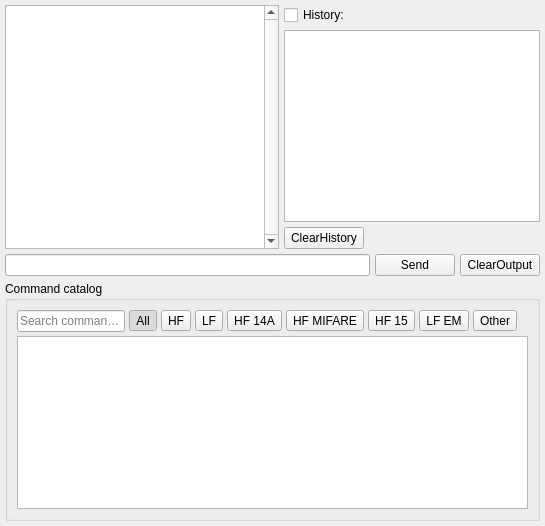
      <widget class="QWidget" name="rawTab">
       <attribute name="title">
        <string>RawCommand</string>
       </attribute>
       <layout class="QVBoxLayout" name="verticalLayout_4">
        <property name="spacing">
         <number>5</number>
        </property>
        <property name="leftMargin">
         <number>5</number>
        </property>
        <property name="topMargin">
         <number>5</number>
        </property>
        <property name="rightMargin">
         <number>5</number>
        </property>
        <property name="bottomMargin">
         <number>5</number>
        </property>
        <item>
         <layout class="QHBoxLayout" name="horizontalLayout_6">
          <item>
           <widget class="QPlainTextEdit" name="Raw_outputEdit">
            <property name="sizePolicy">
             <sizepolicy hsizetype="Expanding" vsizetype="Expanding">
              <horstretch>2</horstretch>
              <verstretch>0</verstretch>
             </sizepolicy>
            </property>
            <property name="verticalScrollBarPolicy">
             <enum>Qt::ScrollBarAlwaysOn</enum>
            </property>
            <property name="sizeAdjustPolicy">
             <enum>QAbstractScrollArea::AdjustIgnored</enum>
            </property>
            <property name="readOnly">
             <bool>true</bool>
            </property>
           </widget>
          </item>
          <item>
           <layout class="QVBoxLayout" name="verticalLayout_3">
            <item>
             <widget class="QCheckBox" name="Raw_CMDHistoryBox">
              <property name="layoutDirection">
               <enum>Qt::LeftToRight</enum>
              </property>
              <property name="text">
               <string>History:</string>
              </property>
              <property name="tristate">
               <bool>false</bool>
              </property>
             </widget>
            </item>
            <item>
             <widget class="QListWidget" name="Raw_CMDHistoryWidget">
              <property name="sizePolicy">
               <sizepolicy hsizetype="Expanding" vsizetype="Expanding">
                <horstretch>1</horstretch>
                <verstretch>0</verstretch>
               </sizepolicy>
              </property>
              <property name="contextMenuPolicy">
               <enum>Qt::PreventContextMenu</enum>
              </property>
             </widget>
            </item>
            <item>
             <widget class="QPushButton" name="Raw_clearHistoryButton">
              <property name="sizePolicy">
               <sizepolicy hsizetype="Fixed" vsizetype="Fixed">
                <horstretch>0</horstretch>
                <verstretch>0</verstretch>
               </sizepolicy>
              </property>
              <property name="layoutDirection">
               <enum>Qt::LeftToRight</enum>
              </property>
              <property name="text">
               <string>ClearHistory</string>
              </property>
             </widget>
            </item>
           </layout>
          </item>
         </layout>
        </item>
        <item>
         <layout class="QHBoxLayout" name="horizontalLayout_3">
          <property name="sizeConstraint">
           <enum>QLayout::SetMaximumSize</enum>
          </property>
          <item>
           <widget class="QLineEdit" name="Raw_CMDEdit">
            <property name="clearButtonEnabled">
             <bool>true</bool>
            </property>
           </widget>
          </item>
          <item>
           <widget class="QPushButton" name="Raw_sendCMDButton">
            <property name="text">
             <string>Send</string>
            </property>
           </widget>
          </item>
          <item>
           <widget class="QPushButton" name="Raw_clearOutputButton">
            <property name="text">
             <string>ClearOutput</string>
            </property>
           </widget>
          </item>
         </layout>
        </item>
        <item>
         <widget class="QGroupBox" name="Raw_catalogGroupBox">
          <property name="sizePolicy">
           <sizepolicy hsizetype="Preferred" vsizetype="Preferred">
            <horstretch>0</horstretch>
            <verstretch>0</verstretch>
           </sizepolicy>
          </property>
          <property name="maximumSize">
           <size>
            <width>16777215</width>
            <height>240</height>
           </size>
          </property>
          <property name="title">
           <string>Command catalog</string>
          </property>
          <layout class="QVBoxLayout" name="Raw_catalogLayout">
           <property name="spacing">
            <number>4</number>
           </property>
           <item>
            <layout class="QHBoxLayout" name="Raw_catalogFilterLayout">
             <property name="spacing">
              <number>4</number>
             </property>
             <item>
              <widget class="QLineEdit" name="Raw_catalogSearchEdit">
               <property name="clearButtonEnabled">
                <bool>true</bool>
               </property>
               <property name="placeholderText">
                <string>Search commands...</string>
               </property>
              </widget>
             </item>
             <item>
              <widget class="QToolButton" name="Raw_catalogAllButton">
               <property name="text">
                <string>All</string>
               </property>
               <property name="checkable">
                <bool>true</bool>
               </property>
               <property name="checked">
                <bool>true</bool>
               </property>
              </widget>
             </item>
             <item>
              <widget class="QToolButton" name="Raw_catalogHFButton">
               <property name="text">
                <string>HF</string>
               </property>
               <property name="checkable">
                <bool>true</bool>
               </property>
              </widget>
             </item>
             <item>
              <widget class="QToolButton" name="Raw_catalogLFButton">
               <property name="text">
                <string>LF</string>
               </property>
               <property name="checkable">
                <bool>true</bool>
               </property>
              </widget>
             </item>
             <item>
              <widget class="QToolButton" name="Raw_catalogHF14AButton">
               <property name="text">
                <string>HF 14A</string>
               </property>
               <property name="checkable">
                <bool>true</bool>
               </property>
              </widget>
             </item>
             <item>
              <widget class="QToolButton" name="Raw_catalogHFMIFAREButton">
               <property name="text">
                <string>HF MIFARE</string>
               </property>
               <property name="checkable">
                <bool>true</bool>
               </property>
              </widget>
             </item>
             <item>
              <widget class="QToolButton" name="Raw_catalogHF15Button">
               <property name="text">
                <string>HF 15</string>
               </property>
               <property name="checkable">
                <bool>true</bool>
               </property>
              </widget>
             </item>
             <item>
              <widget class="QToolButton" name="Raw_catalogLFEMButton">
               <property name="text">
                <string>LF EM</string>
               </property>
               <property name="checkable">
                <bool>true</bool>
               </property>
              </widget>
             </item>
             <item>
              <widget class="QToolButton" name="Raw_catalogOtherButton">
               <property name="text">
                <string>Other</string>
               </property>
               <property name="checkable">
                <bool>true</bool>
               </property>
              </widget>
             </item>
             <item>
              <widget class="QLabel" name="Raw_catalogCountLabel">
               <property name="text">
                <string/>
               </property>
               <property name="alignment">
                <set>Qt::AlignRight|Qt::AlignTrailing|Qt::AlignVCenter</set>
               </property>
              </widget>
             </item>
            </layout>
           </item>
           <item>
            <widget class="QListView" name="Raw_catalogListView">
             <property name="alternatingRowColors">
              <bool>true</bool>
             </property>
             <property name="selectionMode">
              <enum>QAbstractItemView::SingleSelection</enum>
             </property>
             <property name="uniformItemSizes">
              <bool>true</bool>
             </property>
             <property name="wordWrap">
              <bool>false</bool>
             </property>
            </widget>
           </item>
          </layout>
         </widget>
        </item>
       </layout>
      </widget>
